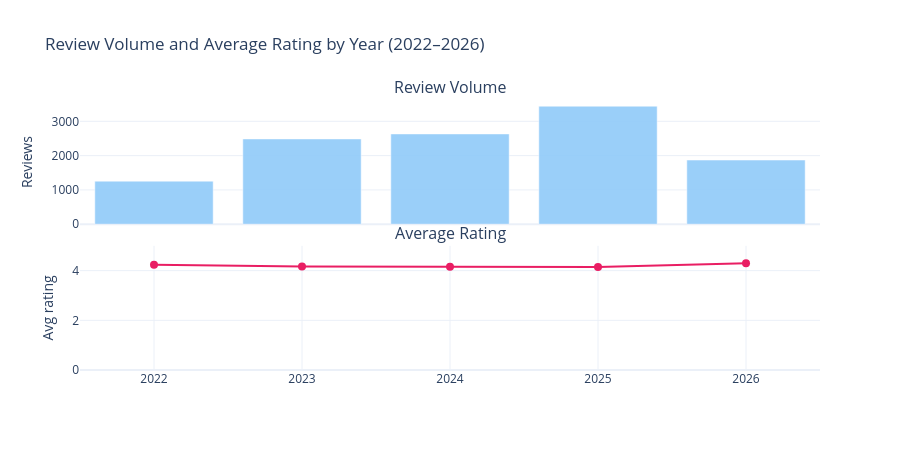

Notebook source saved alongside this figure:
### Markdown cell above
## 4: Temporal Trends

Google Maps reviews are timestamped, so I can ask: when do travellers write reviews, and has opinion about the analysed stations shifted over time? Note that 2026 only covers data up to early May, so its sample is incomplete.

### Code cell
#| label: fig-yearly-volume
#| fig-cap: "Review volume per year, 2022-2026."
# Review volume and average rating per year (2022–2026)
# Older reviews use 'X years ago' which loses month-level precision, so we limit to recent years.
yearly = (
    reviews[reviews['year'] >= 2022]
    .groupby('year')
    .agg(count=('id', 'size'), avg_rating=('rating', 'mean'))
    .reset_index()
)

fig = make_subplots(
    rows=2, cols=1,
    shared_xaxes=True,
    vertical_spacing=0.08,
    subplot_titles=['Review Volume', 'Average Rating'],
)

fig.add_trace(
    go.Bar(x=yearly['year'], y=yearly['count'],
           name='Review count', marker_color='#90CAF9', opacity=0.9, showlegend=False),
    row=1, col=1,
)
fig.add_trace(
    go.Scatter(x=yearly['year'], y=yearly['avg_rating'],
               name='Avg rating', mode='lines+markers',
               line=dict(color='#E91E63', width=2), marker=dict(size=8), showlegend=False),
    row=2, col=1,
)

fig.update_xaxes(tickmode='array', tickvals=yearly['year'].tolist())
fig.update_yaxes(title_text='Reviews', row=1, col=1)
fig.update_yaxes(title_text='Avg rating', range=[0, 5.0], row=2, col=1)
fig.update_layout(title='Review Volume and Average Rating by Year (2022–2026)', hovermode='x unified', height=450)
fig.show()

### Figure 1 — Plotly figure (JSON) as saved in the notebook; plotly's stock layout.template omitted (floating-point values rounded to 4 significant figures)
{"data": [{"marker": {"color": "#90CAF9"}, "name": "Review count", "opacity": 0.9, "showlegend": false, "type": "bar", "x": [2022, 2023, 2024, 2025, 2026], "xaxis": "x", "y": [1256, 2487, 2633, 3441, 1871], "yaxis": "y"}, {"line": {"color": "#E91E63", "width": 2}, "marker": {"size": 8}, "mode": "lines+markers", "name": "Avg rating", "showlegend": false, "type": "scatter", "x": [2022, 2023, 2024, 2025, 2026], "xaxis": "x2", "y": [4.232, 4.166, 4.16, 4.142, 4.294], "yaxis": "y2"}], "layout": {"annotations": [{"font": {"size": 16}, "showarrow": false, "text": "Review Volume", "x": 0.5, "xanchor": "center", "xref": "paper", "y": 1, "yanchor": "bottom", "yref": "paper"}, {"font": {"size": 16}, "showarrow": false, "text": "Average Rating", "x": 0.5, "xanchor": "center", "xref": "paper", "y": 0.46, "yanchor": "bottom", "yref": "paper"}], "height": 450, "hovermode": "x unified", "title": {"text": "Review Volume and Average Rating by Year (2022–2026)"}, "xaxis": {"anchor": "y", "domain": [0, 1], "matches": "x2", "showticklabels": false, "tickmode": "array", "tickvals": [2022, 2023, 2024, 2025, 2026]}, "xaxis2": {"anchor": "y2", "domain": [0, 1], "tickmode": "array", "tickvals": [2022, 2023, 2024, 2025, 2026]}, "yaxis": {"anchor": "x", "domain": [0.54, 1], "title": {"text": "Reviews"}}, "yaxis2": {"anchor": "x2", "domain": [0, 0.46], "range": [0, 5], "title": {"text": "Avg rating"}}}}
